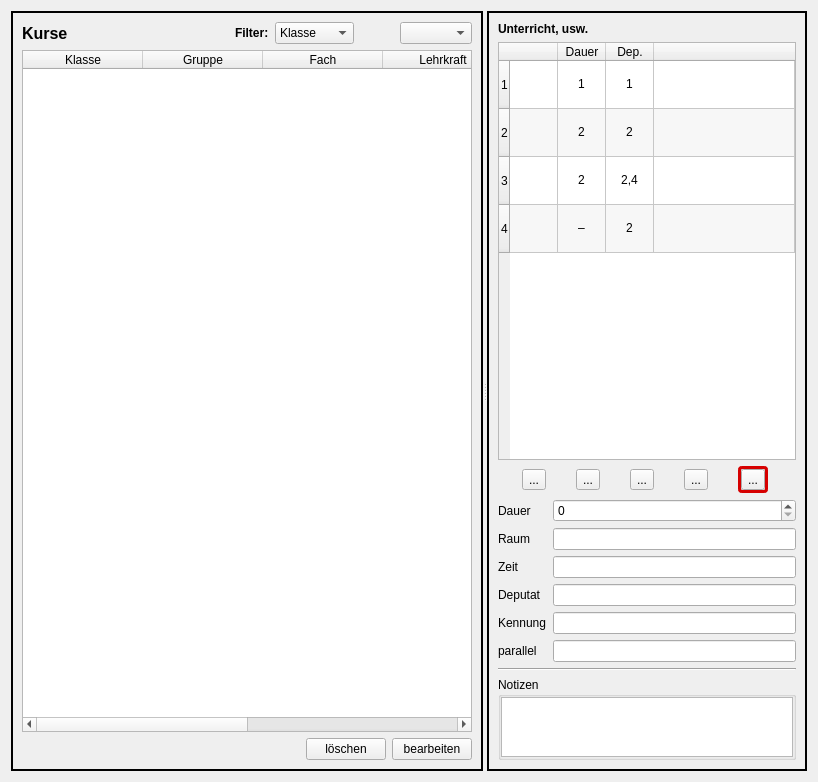
<?xml version="1.0" encoding="UTF-8"?>
<ui version="4.0">
 <class>CourseEditor</class>
 <widget class="QWidget" name="CourseEditor">
  <property name="geometry">
   <rect>
    <x>0</x>
    <y>0</y>
    <width>818</width>
    <height>782</height>
   </rect>
  </property>
  <property name="sizePolicy">
   <sizepolicy hsizetype="Preferred" vsizetype="MinimumExpanding">
    <horstretch>0</horstretch>
    <verstretch>0</verstretch>
   </sizepolicy>
  </property>
  <property name="windowTitle">
   <string>Form</string>
  </property>
  <layout class="QHBoxLayout" name="horizontalLayout_4">
   <item>
    <widget class="QSplitter" name="splitter">
     <property name="maximumSize">
      <size>
       <width>16777215</width>
       <height>16777215</height>
      </size>
     </property>
     <property name="frameShape">
      <enum>QFrame::NoFrame</enum>
     </property>
     <property name="frameShadow">
      <enum>QFrame::Plain</enum>
     </property>
     <property name="lineWidth">
      <number>1</number>
     </property>
     <property name="midLineWidth">
      <number>0</number>
     </property>
     <property name="orientation">
      <enum>Qt::Horizontal</enum>
     </property>
     <property name="childrenCollapsible">
      <bool>false</bool>
     </property>
     <widget class="QFrame" name="frame_l">
      <property name="frameShape">
       <enum>QFrame::Box</enum>
      </property>
      <property name="frameShadow">
       <enum>QFrame::Plain</enum>
      </property>
      <property name="lineWidth">
       <number>2</number>
      </property>
      <property name="midLineWidth">
       <number>0</number>
      </property>
      <layout class="QVBoxLayout" name="verticalLayout_2">
       <item>
        <layout class="QHBoxLayout" name="horizontalLayout" stretch="0,2,0,0,0,0">
         <item>
          <widget class="QLabel" name="label">
           <property name="font">
            <font>
             <pointsize>12</pointsize>
             <bold>true</bold>
            </font>
           </property>
           <property name="text">
            <string>Kurse</string>
           </property>
          </widget>
         </item>
         <item>
          <spacer name="horizontalSpacer">
           <property name="orientation">
            <enum>Qt::Horizontal</enum>
           </property>
           <property name="sizeHint" stdset="0">
            <size>
             <width>20</width>
             <height>20</height>
            </size>
           </property>
          </spacer>
         </item>
         <item>
          <widget class="QLabel" name="label_2">
           <property name="font">
            <font>
             <bold>true</bold>
            </font>
           </property>
           <property name="text">
            <string>Filter:</string>
           </property>
          </widget>
         </item>
         <item>
          <widget class="QComboBox" name="combo_filter">
           <item>
            <property name="text">
             <string>Klasse</string>
            </property>
           </item>
           <item>
            <property name="text">
             <string>Lehrkraft</string>
            </property>
           </item>
           <item>
            <property name="text">
             <string>Fach</string>
            </property>
           </item>
          </widget>
         </item>
         <item>
          <spacer name="horizontalSpacer_2">
           <property name="orientation">
            <enum>Qt::Horizontal</enum>
           </property>
           <property name="sizeHint" stdset="0">
            <size>
             <width>40</width>
             <height>20</height>
            </size>
           </property>
          </spacer>
         </item>
         <item>
          <widget class="QComboBox" name="combo_class"/>
         </item>
        </layout>
       </item>
       <item>
        <widget class="QTableWidget" name="course_table">
         <property name="editTriggers">
          <set>QAbstractItemView::NoEditTriggers</set>
         </property>
         <property name="selectionMode">
          <enum>QAbstractItemView::SingleSelection</enum>
         </property>
         <property name="selectionBehavior">
          <enum>QAbstractItemView::SelectRows</enum>
         </property>
         <attribute name="horizontalHeaderDefaultSectionSize">
          <number>120</number>
         </attribute>
         <column>
          <property name="text">
           <string>Klasse</string>
          </property>
         </column>
         <column>
          <property name="text">
           <string>Gruppe</string>
          </property>
         </column>
         <column>
          <property name="text">
           <string>Fach</string>
          </property>
         </column>
         <column>
          <property name="text">
           <string>Lehrkraft</string>
          </property>
         </column>
         <column>
          <property name="text">
           <string>Zeugnis</string>
          </property>
         </column>
         <column>
          <property name="text">
           <string>Noten</string>
          </property>
         </column>
        </widget>
       </item>
       <item>
        <layout class="QHBoxLayout" name="horizontalLayout_2">
         <item>
          <spacer name="horizontalSpacer_3">
           <property name="orientation">
            <enum>Qt::Horizontal</enum>
           </property>
           <property name="sizeHint" stdset="0">
            <size>
             <width>40</width>
             <height>20</height>
            </size>
           </property>
          </spacer>
         </item>
         <item>
          <widget class="QPushButton" name="pb_delete_course">
           <property name="text">
            <string>löschen</string>
           </property>
          </widget>
         </item>
         <item>
          <widget class="QPushButton" name="pb_edit_course">
           <property name="text">
            <string>bearbeiten</string>
           </property>
          </widget>
         </item>
        </layout>
       </item>
      </layout>
     </widget>
     <widget class="QFrame" name="frame_r">
      <property name="maximumSize">
       <size>
        <width>320</width>
        <height>16777215</height>
       </size>
      </property>
      <property name="frameShape">
       <enum>QFrame::Box</enum>
      </property>
      <property name="lineWidth">
       <number>2</number>
      </property>
      <layout class="QVBoxLayout" name="verticalLayout_4">
       <item>
        <widget class="QLabel" name="label_3">
         <property name="font">
          <font>
           <bold>true</bold>
          </font>
         </property>
         <property name="text">
          <string>Unterricht, usw.</string>
         </property>
        </widget>
       </item>
       <item>
        <widget class="QTableWidget" name="lesson_table">
         <property name="sizePolicy">
          <sizepolicy hsizetype="Expanding" vsizetype="Expanding">
           <horstretch>0</horstretch>
           <verstretch>1</verstretch>
          </sizepolicy>
         </property>
         <property name="minimumSize">
          <size>
           <width>0</width>
           <height>150</height>
          </size>
         </property>
         <property name="editTriggers">
          <set>QAbstractItemView::NoEditTriggers</set>
         </property>
         <property name="showDropIndicator" stdset="0">
          <bool>false</bool>
         </property>
         <property name="dragDropOverwriteMode">
          <bool>false</bool>
         </property>
         <property name="alternatingRowColors">
          <bool>true</bool>
         </property>
         <property name="selectionMode">
          <enum>QAbstractItemView::SingleSelection</enum>
         </property>
         <property name="selectionBehavior">
          <enum>QAbstractItemView::SelectRows</enum>
         </property>
         <property name="iconSize">
          <size>
           <width>40</width>
           <height>40</height>
          </size>
         </property>
         <attribute name="horizontalHeaderVisible">
          <bool>true</bool>
         </attribute>
         <attribute name="horizontalHeaderCascadingSectionResizes">
          <bool>true</bool>
         </attribute>
         <attribute name="horizontalHeaderMinimumSectionSize">
          <number>36</number>
         </attribute>
         <attribute name="horizontalHeaderDefaultSectionSize">
          <number>48</number>
         </attribute>
         <attribute name="horizontalHeaderStretchLastSection">
          <bool>true</bool>
         </attribute>
         <attribute name="verticalHeaderCascadingSectionResizes">
          <bool>true</bool>
         </attribute>
         <attribute name="verticalHeaderMinimumSectionSize">
          <number>48</number>
         </attribute>
         <attribute name="verticalHeaderDefaultSectionSize">
          <number>48</number>
         </attribute>
         <row>
          <property name="text">
           <string>1</string>
          </property>
         </row>
         <row>
          <property name="text">
           <string>2</string>
          </property>
         </row>
         <row>
          <property name="text">
           <string>3</string>
          </property>
         </row>
         <row>
          <property name="text">
           <string>4</string>
          </property>
         </row>
         <column>
          <property name="text">
           <string/>
          </property>
         </column>
         <column>
          <property name="text">
           <string>Dauer</string>
          </property>
         </column>
         <column>
          <property name="text">
           <string>Dep.</string>
          </property>
         </column>
         <column>
          <property name="text">
           <string/>
          </property>
         </column>
         <item row="0" column="0">
          <property name="text">
           <string/>
          </property>
          <property name="icon">
           <iconset>
            <normaloff>../icons/lesson.svg</normaloff>../icons/lesson.svg</iconset>
          </property>
         </item>
         <item row="0" column="1">
          <property name="text">
           <string>1</string>
          </property>
          <property name="textAlignment">
           <set>AlignCenter</set>
          </property>
         </item>
         <item row="0" column="2">
          <property name="text">
           <string>1</string>
          </property>
          <property name="textAlignment">
           <set>AlignCenter</set>
          </property>
         </item>
         <item row="1" column="0">
          <property name="text">
           <string/>
          </property>
          <property name="icon">
           <iconset>
            <normaloff>../icons/lesson.svg</normaloff>../icons/lesson.svg</iconset>
          </property>
         </item>
         <item row="1" column="1">
          <property name="text">
           <string>2</string>
          </property>
          <property name="textAlignment">
           <set>AlignCenter</set>
          </property>
         </item>
         <item row="1" column="2">
          <property name="text">
           <string>2</string>
          </property>
          <property name="textAlignment">
           <set>AlignCenter</set>
          </property>
         </item>
         <item row="2" column="0">
          <property name="text">
           <string/>
          </property>
          <property name="icon">
           <iconset>
            <normaloff>../icons/block_simple.svg</normaloff>../icons/block_simple.svg</iconset>
          </property>
         </item>
         <item row="2" column="1">
          <property name="text">
           <string>2</string>
          </property>
          <property name="textAlignment">
           <set>AlignCenter</set>
          </property>
         </item>
         <item row="2" column="2">
          <property name="text">
           <string>2,4</string>
          </property>
          <property name="textAlignment">
           <set>AlignCenter</set>
          </property>
         </item>
         <item row="3" column="0">
          <property name="text">
           <string/>
          </property>
          <property name="icon">
           <iconset>
            <normaloff>../icons/cash0a.svg</normaloff>../icons/cash0a.svg</iconset>
          </property>
         </item>
         <item row="3" column="1">
          <property name="text">
           <string>–</string>
          </property>
          <property name="textAlignment">
           <set>AlignCenter</set>
          </property>
         </item>
         <item row="3" column="2">
          <property name="text">
           <string>2</string>
          </property>
          <property name="textAlignment">
           <set>AlignCenter</set>
          </property>
         </item>
        </widget>
       </item>
       <item>
        <layout class="QHBoxLayout" name="horizontalLayout_5">
         <item>
          <widget class="QToolButton" name="lesson_block">
           <property name="toolTip">
            <string>normale Unterrichtsstunde hinzufügen</string>
           </property>
           <property name="text">
            <string>...</string>
           </property>
           <property name="icon">
            <iconset>
             <normaloff>../icons/lesson.svg</normaloff>../icons/lesson.svg</iconset>
           </property>
           <property name="iconSize">
            <size>
             <width>40</width>
             <height>40</height>
            </size>
           </property>
          </widget>
         </item>
         <item>
          <widget class="QToolButton" name="lesson_pay">
           <property name="toolTip">
            <string>Blockunterricht bzw. Epoche hinzufügen</string>
           </property>
           <property name="text">
            <string>...</string>
           </property>
           <property name="icon">
            <iconset>
             <normaloff>../icons/block_simple.svg</normaloff>../icons/block_simple.svg</iconset>
           </property>
           <property name="iconSize">
            <size>
             <width>40</width>
             <height>40</height>
            </size>
           </property>
          </widget>
         </item>
         <item>
          <widget class="QToolButton" name="lesson_delete">
           <property name="toolTip">
            <string>Deputatseintrag ohne Unterrichtsstunden hinzufügen</string>
           </property>
           <property name="text">
            <string>...</string>
           </property>
           <property name="icon">
            <iconset>
             <normaloff>../icons/cash0a.svg</normaloff>../icons/cash0a.svg</iconset>
           </property>
           <property name="iconSize">
            <size>
             <width>40</width>
             <height>40</height>
            </size>
           </property>
          </widget>
         </item>
         <item>
          <widget class="QToolButton" name="copyLesson">
           <property name="toolTip">
            <string notr="true">aktuelles Element kopieren</string>
           </property>
           <property name="text">
            <string>...</string>
           </property>
           <property name="icon">
            <iconset>
             <normaloff>../icons/copy.svg</normaloff>../icons/copy.svg</iconset>
           </property>
           <property name="iconSize">
            <size>
             <width>40</width>
             <height>40</height>
            </size>
           </property>
          </widget>
         </item>
         <item>
          <widget class="QFrame" name="frame">
           <property name="sizePolicy">
            <sizepolicy hsizetype="Fixed" vsizetype="Fixed">
             <horstretch>0</horstretch>
             <verstretch>0</verstretch>
            </sizepolicy>
           </property>
           <property name="autoFillBackground">
            <bool>false</bool>
           </property>
           <property name="styleSheet">
            <string notr="true">QFrame {
	border: 3px solid rgb(214, 0, 0);
    border-radius: 4px;
}</string>
           </property>
           <property name="frameShape">
            <enum>QFrame::Box</enum>
           </property>
           <property name="frameShadow">
            <enum>QFrame::Plain</enum>
           </property>
           <property name="lineWidth">
            <number>3</number>
           </property>
           <layout class="QVBoxLayout" name="verticalLayout">
            <property name="leftMargin">
             <number>0</number>
            </property>
            <property name="topMargin">
             <number>0</number>
            </property>
            <property name="rightMargin">
             <number>0</number>
            </property>
            <property name="bottomMargin">
             <number>0</number>
            </property>
            <item>
             <widget class="QToolButton" name="lesson_add">
              <property name="toolTip">
               <string notr="true">aktuelles Element löschen</string>
              </property>
              <property name="text">
               <string>...</string>
              </property>
              <property name="icon">
               <iconset>
                <normaloff>../icons/trash.svg</normaloff>../icons/trash.svg</iconset>
              </property>
              <property name="iconSize">
               <size>
                <width>40</width>
                <height>40</height>
               </size>
              </property>
             </widget>
            </item>
           </layout>
          </widget>
         </item>
        </layout>
       </item>
       <item>
        <layout class="QFormLayout" name="formLayout">
         <item row="0" column="0">
          <widget class="QLabel" name="label_6">
           <property name="text">
            <string>Dauer</string>
           </property>
          </widget>
         </item>
         <item row="0" column="1">
          <widget class="QSpinBox" name="spinBox">
           <property name="maximum">
            <number>9</number>
           </property>
          </widget>
         </item>
         <item row="1" column="0">
          <widget class="QLabel" name="label_7">
           <property name="text">
            <string>Raum</string>
           </property>
          </widget>
         </item>
         <item row="1" column="1">
          <widget class="QLineEdit" name="lineEdit_2"/>
         </item>
         <item row="2" column="0">
          <widget class="QLabel" name="label_8">
           <property name="text">
            <string>Zeit</string>
           </property>
          </widget>
         </item>
         <item row="2" column="1">
          <widget class="QLineEdit" name="lineEdit_3"/>
         </item>
         <item row="3" column="0">
          <widget class="QLabel" name="label_9">
           <property name="text">
            <string>Deputat</string>
           </property>
          </widget>
         </item>
         <item row="3" column="1">
          <widget class="QLineEdit" name="lineEdit"/>
         </item>
         <item row="4" column="0">
          <widget class="QLabel" name="label_11">
           <property name="toolTip">
            <string notr="true">&lt;html&gt;&lt;head/&gt;&lt;body&gt;&lt;p&gt;Insbesondere für Epochenunterricht geeignet.&lt;/p&gt;&lt;p&gt;Jeder Block hat einen eigenen Kennzeichen.&lt;/p&gt;&lt;p&gt;Die Unterrichtsstunden können von mehreren Lehrern – parallel oder über das Jahr verteilt – gegeben.&lt;/p&gt;&lt;p&gt;Auch verschiedene Schülergruppen können betroffen sein.&lt;/p&gt;&lt;p&gt;&lt;br/&gt;&lt;/p&gt;&lt;/body&gt;&lt;/html&gt;</string>
           </property>
           <property name="text">
            <string>Kennung</string>
           </property>
          </widget>
         </item>
         <item row="4" column="1">
          <widget class="QLineEdit" name="lineEdit_6"/>
         </item>
         <item row="5" column="0">
          <widget class="QLabel" name="label_10">
           <property name="text">
            <string>parallel</string>
           </property>
          </widget>
         </item>
         <item row="5" column="1">
          <widget class="QLineEdit" name="lineEdit_4"/>
         </item>
        </layout>
       </item>
       <item>
        <widget class="Line" name="line_2">
         <property name="orientation">
          <enum>Qt::Horizontal</enum>
         </property>
        </widget>
       </item>
       <item>
        <widget class="QGroupBox" name="groupBox_2">
         <property name="sizePolicy">
          <sizepolicy hsizetype="Preferred" vsizetype="Preferred">
           <horstretch>0</horstretch>
           <verstretch>0</verstretch>
          </sizepolicy>
         </property>
         <property name="title">
          <string>Notizen</string>
         </property>
         <layout class="QVBoxLayout" name="verticalLayout_3">
          <property name="leftMargin">
           <number>0</number>
          </property>
          <property name="topMargin">
           <number>0</number>
          </property>
          <property name="rightMargin">
           <number>0</number>
          </property>
          <property name="bottomMargin">
           <number>0</number>
          </property>
          <item>
           <widget class="QTextEdit" name="textEdit">
            <property name="sizePolicy">
             <sizepolicy hsizetype="Expanding" vsizetype="Expanding">
              <horstretch>0</horstretch>
              <verstretch>0</verstretch>
             </sizepolicy>
            </property>
            <property name="maximumSize">
             <size>
              <width>16777215</width>
              <height>60</height>
             </size>
            </property>
            <property name="acceptRichText">
             <bool>false</bool>
            </property>
           </widget>
          </item>
         </layout>
        </widget>
       </item>
      </layout>
     </widget>
    </widget>
   </item>
  </layout>
 </widget>
 <resources/>
 <connections/>
</ui>
